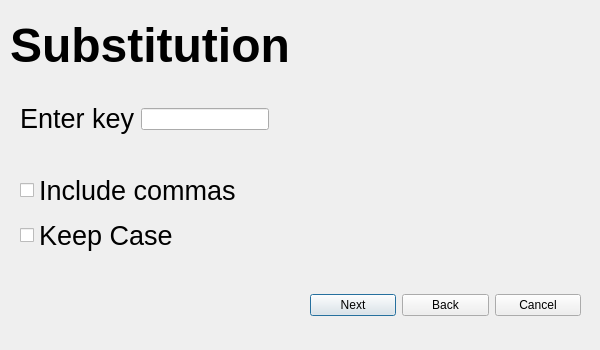
<?xml version="1.0" encoding="UTF-8"?>
<ui version="4.0">
 <class>thirdDialog</class>
 <widget class="QDialog" name="thirdDialog">
  <property name="geometry">
   <rect>
    <x>0</x>
    <y>0</y>
    <width>600</width>
    <height>350</height>
   </rect>
  </property>
  <property name="minimumSize">
   <size>
    <width>1</width>
    <height>0</height>
   </size>
  </property>
  <property name="windowTitle">
   <string>Dialog</string>
  </property>
  <widget class="QLabel" name="substitutionLabel">
   <property name="geometry">
    <rect>
     <x>10</x>
     <y>0</y>
     <width>291</width>
     <height>91</height>
    </rect>
   </property>
   <property name="text">
    <string>&lt;html&gt;&lt;head/&gt;&lt;body&gt;&lt;p&gt;&lt;span style=&quot; font-size:36pt; font-weight:700;&quot;&gt;Substitution&lt;/span&gt;&lt;/p&gt;&lt;/body&gt;&lt;/html&gt;</string>
   </property>
  </widget>
  <widget class="QWidget" name="layoutWidget">
   <property name="geometry">
    <rect>
     <x>20</x>
     <y>100</y>
     <width>249</width>
     <height>38</height>
    </rect>
   </property>
   <layout class="QHBoxLayout" name="horizontalLayout">
    <item>
     <widget class="QLabel" name="enterKey">
      <property name="text">
       <string>&lt;html&gt;&lt;head/&gt;&lt;body&gt;&lt;p&gt;&lt;span style=&quot; font-size:20pt;&quot;&gt;Enter  key&lt;/span&gt;&lt;/p&gt;&lt;/body&gt;&lt;/html&gt;</string>
      </property>
     </widget>
    </item>
    <item>
     <widget class="QLineEdit" name="keyLineEdit"/>
    </item>
   </layout>
  </widget>
  <widget class="QWidget" name="layoutWidget">
   <property name="geometry">
    <rect>
     <x>310</x>
     <y>270</y>
     <width>271</width>
     <height>71</height>
    </rect>
   </property>
   <layout class="QHBoxLayout" name="horizontalLayout_2">
    <item>
     <widget class="QPushButton" name="NextButton">
      <property name="text">
       <string>Next</string>
      </property>
     </widget>
    </item>
    <item>
     <widget class="QPushButton" name="BackButton">
      <property name="text">
       <string>Back</string>
      </property>
     </widget>
    </item>
    <item>
     <widget class="QPushButton" name="CancelButton">
      <property name="text">
       <string>Cancel</string>
      </property>
     </widget>
    </item>
   </layout>
  </widget>
  <widget class="QWidget" name="layoutWidget">
   <property name="geometry">
    <rect>
     <x>20</x>
     <y>170</y>
     <width>217</width>
     <height>88</height>
    </rect>
   </property>
   <layout class="QVBoxLayout" name="verticalLayout">
    <item>
     <widget class="QCheckBox" name="includeCommasCheckBox">
      <property name="font">
       <font>
        <pointsize>20</pointsize>
       </font>
      </property>
      <property name="text">
       <string>Include commas</string>
      </property>
      <property name="iconSize">
       <size>
        <width>16</width>
        <height>16</height>
       </size>
      </property>
     </widget>
    </item>
    <item>
     <widget class="QCheckBox" name="keepCaseCheckBox">
      <property name="font">
       <font>
        <pointsize>20</pointsize>
       </font>
      </property>
      <property name="text">
       <string>Keep Case</string>
      </property>
     </widget>
    </item>
   </layout>
  </widget>
 </widget>
 <resources/>
 <connections/>
</ui>
